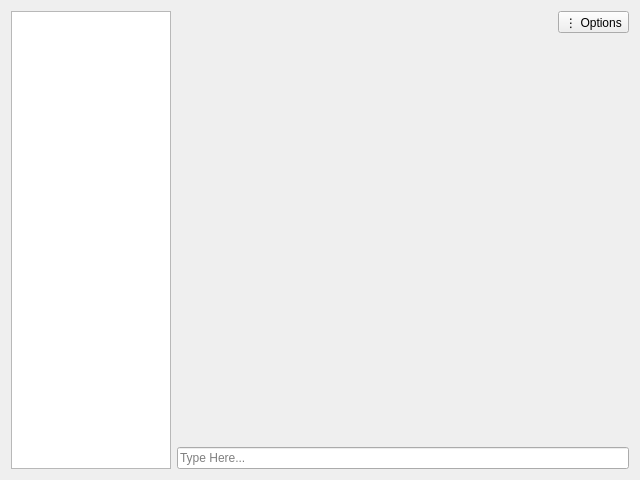
<?xml version="1.0" encoding="UTF-8"?>
<ui version="4.0">
 <class>NextendoChatRoom</class>
 <widget class="QWidget" name="NextendoChatRoom">
  <property name="geometry">
   <rect>
    <x>0</x>
    <y>0</y>
    <width>640</width>
    <height>480</height>
   </rect>
  </property>
  <property name="windowTitle">
   <string>Chat Room</string>
  </property>
  <layout class="QHBoxLayout" name="horizontalLayout">
   <item>
    <widget class="QTreeView" name="player_view">
     <property name="sizePolicy">
      <sizepolicy hsizetype="Fixed" vsizetype="Expanding">
       <horstretch>0</horstretch>
       <verstretch>0</verstretch>
      </sizepolicy>
     </property>
     <property name="minimumSize">
      <size>
       <width>160</width>
       <height>0</height>
      </size>
     </property>
     <property name="maximumSize">
      <size>
       <width>160</width>
       <height>16777215</height>
      </size>
     </property>
    </widget>
   </item>
   <item>
    <layout class="QVBoxLayout" name="verticalLayout_4">
     <item>
      <layout class="QHBoxLayout" name="header_layout">
       <property name="spacing">
        <number>0</number>
       </property>
       <item>
        <spacer name="header_spacer">
         <property name="orientation">
          <enum>Qt::Horizontal</enum>
         </property>
         <property name="sizeHint" stdset="0">
          <size>
           <width>40</width>
           <height>12</height>
          </size>
         </property>
        </spacer>
       </item>
       <item>
        <widget class="QToolButton" name="options_button">
         <property name="text">
          <string>⋮ Options</string>
         </property>
         <property name="popupMode">
          <enum>QToolButton::InstantPopup</enum>
         </property>
        </widget>
       </item>
      </layout>
     </item>
     <item>
      <widget class="QScrollArea" name="chat_history">
       <property name="widgetResizable">
        <bool>true</bool>
       </property>
       <property name="frameShape">
        <enum>QFrame::NoFrame</enum>
       </property>
      </widget>
     </item>
     <item>
      <layout class="QHBoxLayout" name="horizontalLayout_3">
       <item>
        <widget class="QLineEdit" name="chat_message">
         <property name="placeholderText">
          <string>Type Here...</string>
         </property>
        </widget>
       </item>
      </layout>
     </item>
    </layout>
   </item>
  </layout>
 </widget>
 <resources/>
 <connections/>
</ui>
